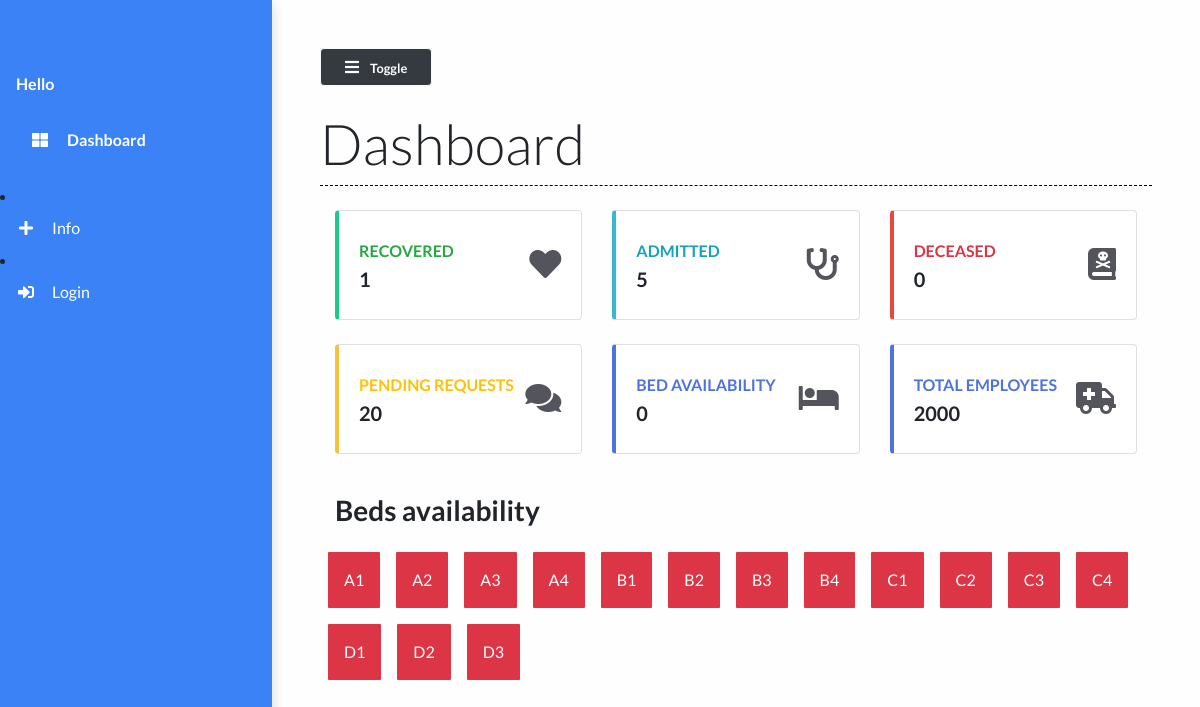
The page / on the database its author committed.
### main/models.py (models this page shows)
class Bed(models.Model):
    bed_number = models.CharField(max_length=50)
    occupied = models.BooleanField()
    def __str__(self):
        return self.bed_number

### main/views.py (the view)
# urls.py: path("", views.dashboard, name="dashboard"),
def dashboard(request):
    patients = Patient.objects.all()
    patient_count = patients.count()
    patients_recovered = Patient.objects.filter(status="Recovered")
    patients_deceased = Patient.objects.filter(status="Deceased")
    deceased_count = patients_deceased.count()
    recovered_count = patients_recovered.count()
    beds = Bed.objects.all()
    beds_available = Bed.objects.filter(occupied=False).count()
    context = {
        'patient_count': patient_count,
        'recovered_count': recovered_count,
        'beds_available': beds_available,
        'deceased_count':deceased_count,
        'beds':beds
    }
    print(patient_count)
    return render(request, 'main/dashboard.html', context)

### main/templates/main/dashboard.html (shortened to what this page needs)
{% extends 'main/base.html' %}
{% load static %}
{% block contentTitle %}
    Dashboard
{% endblock contentTitle %}
{% block content %}
    <div class="container-fluid">
        <div class="row">
            <div class="col-xl-4 col-md-6 col-sm-12 mb-4">
                <div class="card border-left-success shadow h-100 py-2">
                    <div class="card-body">
                        <div class="row no-gutters align-items-center">
                            <div class="col mr-2">
                                <div class="text-xs font-weight-bold text-success text-uppercase mb-1">
                                    Recovered</div>
                                <div class="h5 mb-0 font-weight-bold text-gray-800">{{ recovered_count }}</div>
                            </div>
                            <div class="col-auto">
                                <i class="fas fa-heart fa-2x text-gray-300"></i>
                            </div>
                        </div>
                    </div>
                </div>
            </div>
            <div class="col-xl-4 col-md-6 col-sm-12 mb-4">
                <div class="card border-left-info shadow h-100 py-2">
                    <div class="card-body">
                        <div class="row no-gutters align-items-center">
                            <div class="col mr-2">
                                <div class="text-xs font-weight-bold text-info text-uppercase mb-1">
                                    Admitted</div>
                                <div class="h5 mb-0 font-weight-bold text-gray-800">{{ patient_count }}</div>
                            </div>
                            <div class="col-auto">
                                <i class="fas fa-stethoscope fa-2x text-gray-300"></i>
                            </div>
                        </div>
                    </div>
                </div>
            </div>
            <div class="col-xl-4 col-md-6 col-sm-12 mb-4">
                <div class="card border-left-danger shadow h-100 py-2">
                    <div class="card-body">
                        <div class="row no-gutters align-items-center">
                            <div class="col mr-2">
                                <div class="text-xs font-weight-bold text-danger text-uppercase mb-1">Deceased
                                </div>
                                <div class="row no-gutters align-items-center">
                                    <div class="col-auto">
                                        <div class="h5 mb-0 mr-3 font-weight-bold text-gray-800">{{deceased_count}}</div>
                                    </div>
                                </div>
                            </div>
                            <div class="col-auto">
                                <i class="fas fa-book-dead fa-2x text-gray-300"></i>
                            </div>
                        </div>
                    </div>
                </div>
            </div>
            <div class="col-xl-4 col-md-6 col-sm-12 mb-4">
                <div class="card border-left-warning shadow h-100 py-2">
                    <div class="card-body">
                        <div class="row no-gutters align-items-center">
                            <div class="col mr-2">
                                <div class="text-xs font-weight-bold text-warning text-uppercase mb-1">
                                    Pending Requests</div>
                                <div class="h5 mb-0 font-weight-bold text-gray-800">20</div>
                            </div>
                            <div class="col-auto">
                                <i class="fas fa-comments fa-2x text-gray-300"></i>
                            </div>
                        </div>
                    </div>
                </div>
            </div>
            <div class="col-xl-4 col-md-6 col-sm-12 mb-4">
                <div class="card border-left-primary shadow h-100 py-2">
                    <div class="card-body">
                        <div class="row no-gutters align-items-center">
                            <div class="col mr-2">
                                <div class="text-xs font-weight-bold text-blue text-uppercase mb-1">
                                    Bed availability</div>
                                <div class="h5 mb-0 font-weight-bold text-gray-800">{{beds_available}}</div>
                            </div>
                            <div class="col-auto">
                                <i class="fas fa-bed fa-2x text-gray-300"></i>
                            </div>
                        </div>
                    </div>
                </div>
            </div>
            <div class="col-xl-4 col-md-6 col-sm-12 mb-4">
                <div class="card border-left-primary shadow h-100 py-2">
                    <div class="card-body">
                        <div class="row no-gutters align-items-center">
                            <div class="col mr-2">
                                <div class="text-xs font-weight-bold text-blue text-uppercase mb-1">
                                    Total Employees</div>
                                <div class="h5 mb-0 font-weight-bold text-gray-800">2000</div>
                            </div>
                            <div class="col-auto">
                                <i class="fas fa-ambulance fa-2x text-gray-300"></i>
                            </div>
                        </div>
                    </div>
                </div>
            </div>
        </div>
        <div><h3 class="font-weight-bold my-3">Beds availability</h3></div>
        <div class="row">
            {% for bed in beds %}
                <div class="
                {% if bed.occupied == True %}
                bg-danger
                {% elif bed.occupied == False %}
                bg-success
                {% endif %}
                grid-box my-2 mx-2 py-3 px-3 text-white">{{ bed }}</div>
            {% endfor %}
        </div>
    </div>
{% endblock content %}

### main/templates/main/base.html (shortened to what this page needs)
{% load static %}
<!DOCTYPE html>
<html lang="en">
  <head>
    <link
      rel="stylesheet"
      href="https://maxcdn.bootstrapcdn.com/bootstrap/4.0.0/css/bootstrap.min.css"
    />
    <link
      rel="stylesheet"
      href="https://cdnjs.cloudflare.com/ajax/libs/font-awesome/5.14.0/css/all.min.css"
    />
    <link
      rel="stylesheet"
      href="{% static 'styles/base.css' %}"
      type="text/css"
    />
    <link rel="stylesheet" href="//code.jquery.com/ui/1.12.1/themes/base/jquery-ui.css">
  </head>
  <body>
<div class="vertical-nav" id="sidebar">
	<div class="py-4 px-3 mb-4">
	</div>
	<p class="text-white font-weight-bold px-3 pb-4 mb-0">
		Hello {{user.first_name}}
	</p>
	<p class="text-gray font-weight-bold px-3 pb-4 mb-0">
		<a href="{% url 'dashboard' %}" class="nav-link text-white">
			<i class="fa fa-th-large mr-3 text-primary"></i> Dashboard</a>
	</p>
    <li class="nav-item">
      <a href="{% url 'info' %}" class="nav-link text-white">
        <i class="fa fa-plus mr-3 text-primary fa-fw"></i>Info
      </a>
    </li>
    {% if request.user.is_authenticated == False %}
    <li class="nav-item">
			<a href="{% url 'login' %}" class="nav-link text-white">
				<i class="fa fa-sign-in-alt mr-3 text-primary fa-fw"></i>Login
			</a>
		</li>
    {% else %}
		<li class="nav-item">
			<a href="{% url 'logout' %}" class="nav-link text-white">
				<i class="fa fa-sign-out-alt mr-3 text-primary fa-fw"></i>Logout
			</a>
		</li>
    {% endif %}
</div>
    <div class="page-content p-5" id="content">
        <button id="sidebarCollapse" class="btn btn-light bg-dark rounded-pill shadow-sm px-4 mb-4" type="button">
            <i class="fa fa-bars mr-2 text-primary"></i>
            <small class="font-weight-bold text-primary">
                Toggle
            </small>
        </button>
		<h2 class="display-4 ">{% block contentTitle %}{% endblock contentTitle %}
		</h2>
		<div class="seperator mt-1 mb-4"></div>
		{% block content %}{% endblock content %}
    </div>
  </body>
</html>

### static/styles/base.css (style rules this page uses)
body { background: #fffefe; min-height: 100vh; overflow-x: hidden; font-family:Lato,'Helvetica Neue',Helvetica,Arial,sans-serif; }
.vertical-nav { background: #3b82f6 !important; min-width: 17rem; height: 100vh; position: fixed; top: 0; left: 0; box-shadow: 3px 3px 10px rgba(0, 0, 0, 0.1); transition: all 0.4s; }
.page-content { width: calc(100% -17rem); margin-left: 17rem; transition: all 0.4s; }
.seperator { margin: 3rem 0; border-bottom: 1px dashed #000000; }
.nav-link { text-transform: capitalize; }
.text-primary { color: #fff !important; }
.border-left-info { border-left: 0.25rem solid #36b9cc !important; }
.border-left-warning { border-left: 0.25rem solid #f6c23e !important; }
.border-left-success { border-left: 0.25rem solid #1cc88a !important; }
.border-left-danger { border-left: 0.25rem solid #e74a3b !important; }
.text-gray-300 { color: #54555c !important; }
.border-left-primary { border-left: 0.25rem solid #4e73df !important; }
.text-blue { color: #4e73df !important; }
.grid-box { border-radius: 1px; }

### rows shown on the page
Bed: bed_number "A1"
Bed: bed_number "A2"
Bed: bed_number "A3"
Bed: bed_number "A4"
Bed: bed_number "B1"
Bed: bed_number "B2"
Bed: bed_number "B3"
Bed: bed_number "B4"
Bed: bed_number "C1"
Bed: bed_number "C2"
Bed: bed_number "C3"
Bed: bed_number "C4"
Bed: bed_number "D1"
Bed: bed_number "D2"
Bed: bed_number "D3"

### other values the page prints
{{ recovered_count }} "1"
{{ patient_count }} "5"
{{ deceased_count }} "0"
{{ beds_available }} "0"
